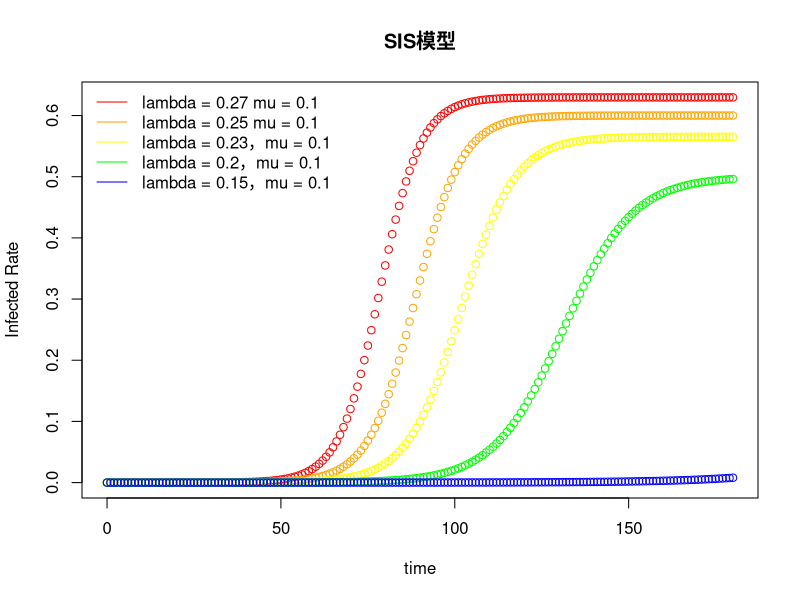

Reproduce this figure in R.
## ---- chunk 1
knitr::opts_chunk$set(echo = TRUE)
## ---- chunk 2
rm(list = ls()) # 清除环境变量

library(deSolve) # 调用deSolve包

# 定义微分方程的形式
sis_equations <- function(time,variables,parameters)
{
  with(as.list(c(variables,parameters)),
       {
         di <- lambda*i*(1-i) - mu*i
         return(list(c(di)))
       })
}

# 设置病人的初始占比i = 0.000001
initial_values <- c(i = 0.000001)

# 设置病情发展时间为180天
time_values <- seq(0,180)

# 设置参数值 lambda = 0.27，mu = 0.1
parameters_values <- c(lambda = 0.27,mu = 0.1)

sis_values_1 <- ode(
  y = initial_values,
  times = time_values,
  func = sis_equations,
  parms = parameters_values
)

sis_values_1 <- as.data.frame(sis_values_1)

# 设置参数值 lambda = 0.25，mu = 0.1
parameters_values <- c(lambda = 0.25,mu = 0.1)

sis_values_2 <- ode(
  y = initial_values,
  times = time_values,
  func = sis_equations,
  parms = parameters_values
)

sis_values_2 <- as.data.frame(sis_values_2)

# 设置参数值 lambda = 0.23，mu = 0.1
parameters_values <- c(lambda = 0.23,mu = 0.1)

sis_values_3 <- ode(
  y = initial_values,
  times = time_values,
  func = sis_equations,
  parms = parameters_values
)

sis_values_3 <- as.data.frame(sis_values_3)

# 设置参数值 lambda = 0.2，mu = 0.1
parameters_values <- c(lambda = 0.2,mu = 0.1)

sis_values_4 <- ode(
  y = initial_values,
  times = time_values,
  func = sis_equations,
  parms = parameters_values
)

sis_values_4 <- as.data.frame(sis_values_4)

# 设置参数值 lambda = 0.15，mu = 0.1
parameters_values <- c(lambda = 0.15,mu = 0.1)

sis_values_5 <- ode(
  y = initial_values,
  times = time_values,
  func = sis_equations,
  parms = parameters_values
)

sis_values_5 <- as.data.frame(sis_values_5)


# 作图
with(sis_values_1,{
  plot(time,i,type = 'b',col = "red",main = "SIS模型",ylab = "Infected Rate")
})

with(sis_values_2,{
  lines(time,i,type = 'b',col = "orange")
})

with(sis_values_3,{
  lines(time,i,type = 'b',col = "yellow")
})

with(sis_values_4,{
  lines(time,i,type = 'b',col = "green")
})

with(sis_values_5,{
  lines(time,i,type = 'b',col = "blue")
})

legend("topleft",c("lambda = 0.27 mu = 0.1","lambda = 0.25 mu = 0.1","lambda = 0.23，mu = 0.1","lambda = 0.2，mu = 0.1","lambda = 0.15，mu = 0.1"),
       col = c("red","orange","yellow","green","blue"),lty = 1,bty = "n")
